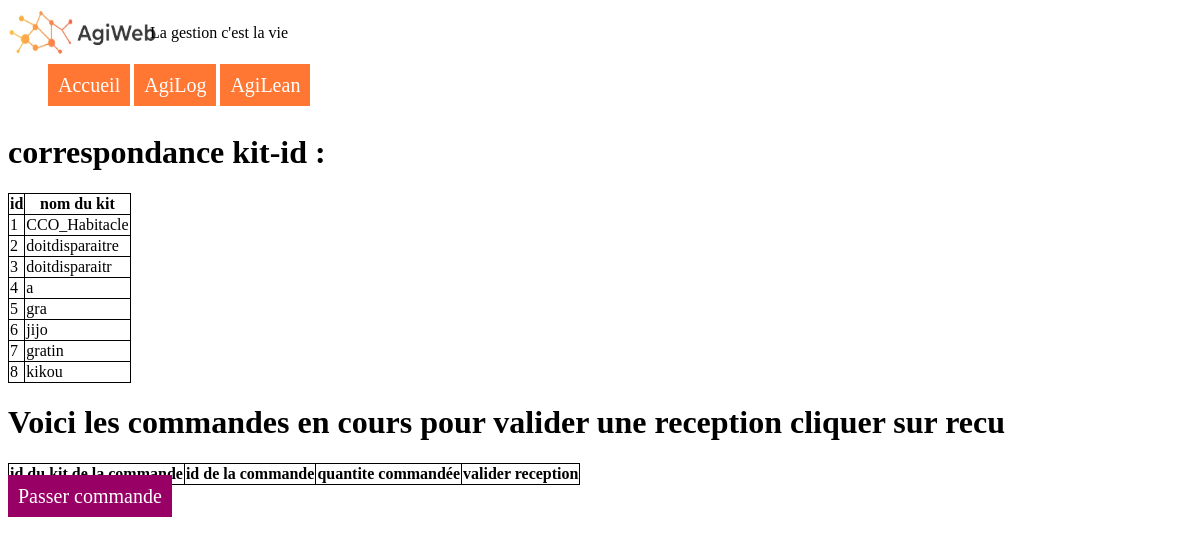
The page /Agilean/Reception on the database its author committed.
### tables this page shows
CREATE TABLE "kit" (
	"id"	INTEGER NOT NULL,
	"nom_kit"	TEXT,
	"stock_alean"	INTEGER,
	PRIMARY KEY("id")
);

### run.py (the view, shortened to what this page needs)
@app.route('/Agilean/Reception', methods=['GET', 'POST'])
def receptkit():
    con = lite.connect(cheminbdd)
    con.row_factory = lite.Row
    cur = con.cursor()
    cur.execute("select id,nom_kit from kit")
    kits=cur.fetchall()
    cur.execute ("select id, quantite, kit from production WHERE reception_agilean=0")
    commandes=cur.fetchall()
    if not request.method == 'POST':
        return render_template('recept_stock_alean.html',kits= kits,commandes=commandes)

### templates/recept_stock_alean.html (shortened to what this page needs)
<html>
{% include "head.html" %}
    <body>
        {% include "Navbar.html" %}
        <h1>correspondance kit-id :</h1>
        <table>
            <tr>
                <th>id</th>
                <th>nom du kit</th>
            </tr>
            {%for kit in kits%}
            <tr>
                <td>{{kit["id"]}}</td>
                <td>{{kit["nom_kit"]}}</td>
            </tr>
            {%endfor%}
        </table>
        <h1>Voici les commandes en cours pour valider une reception cliquer sur recu</h1>
        <table>
            <tr>
                <th>id du kit de la commande</th>
                <th>id de la commande</th>
                <th>quantite commandée</th>
                <th>valider reception</th>
            </tr>
        </table>
    <a class="bouton2" href="{{url_for('com_lean')}}">Passer commande</a>
    </body>
</html>

### Static/accueil.css (style rules this page uses)
table { border-collapse: collapse; }
td,th { border-style: solid; border: 1px, solid black; }
a.bouton2 { margin-top:10px; color:white; background-color:990066; text-decoration: none; padding:10px; font-size:20px; }
td,th { border: 1px solid black; }

### rows shown on the page
kit: id "1", nom_kit "CCO_Habitacle"
kit: id "2", nom_kit "doitdisparaitre"
kit: id "3", nom_kit "doitdisparaitr"
kit: id "4", nom_kit "a"
kit: id "5", nom_kit "gra"
kit: id "6", nom_kit "jijo"
kit: id "7", nom_kit "gratin"
kit: id "8", nom_kit "kikou"
